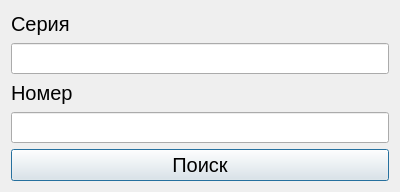
<?xml version="1.0" encoding="UTF-8"?>
<ui version="4.0">
 <class>Dialog</class>
 <widget class="QDialog" name="Dialog">
  <property name="geometry">
   <rect>
    <x>0</x>
    <y>0</y>
    <width>400</width>
    <height>192</height>
   </rect>
  </property>
  <property name="windowTitle">
   <string>Поиск</string>
  </property>
  <layout class="QVBoxLayout" name="verticalLayout">
   <item>
    <widget class="QLabel" name="label_series">
     <property name="font">
      <font>
       <pointsize>15</pointsize>
      </font>
     </property>
     <property name="text">
      <string>Серия</string>
     </property>
    </widget>
   </item>
   <item>
    <widget class="QLineEdit" name="series">
     <property name="font">
      <font>
       <pointsize>14</pointsize>
      </font>
     </property>
    </widget>
   </item>
   <item>
    <widget class="QLabel" name="label_number">
     <property name="font">
      <font>
       <pointsize>15</pointsize>
      </font>
     </property>
     <property name="text">
      <string>Номер</string>
     </property>
    </widget>
   </item>
   <item>
    <widget class="QLineEdit" name="number">
     <property name="font">
      <font>
       <pointsize>14</pointsize>
      </font>
     </property>
    </widget>
   </item>
   <item>
    <widget class="QPushButton" name="button_search">
     <property name="font">
      <font>
       <pointsize>15</pointsize>
      </font>
     </property>
     <property name="text">
      <string>Поиск</string>
     </property>
    </widget>
   </item>
  </layout>
 </widget>
 <resources/>
 <connections/>
</ui>
